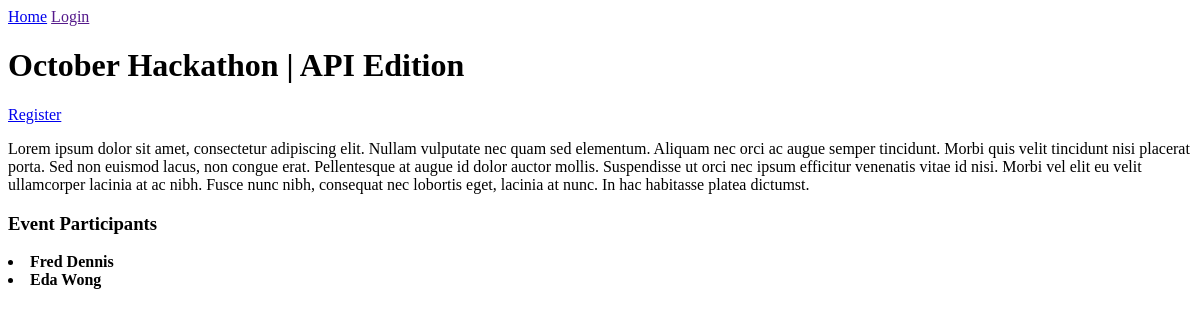
/event/1/, run on an earlier commit of the app's database.
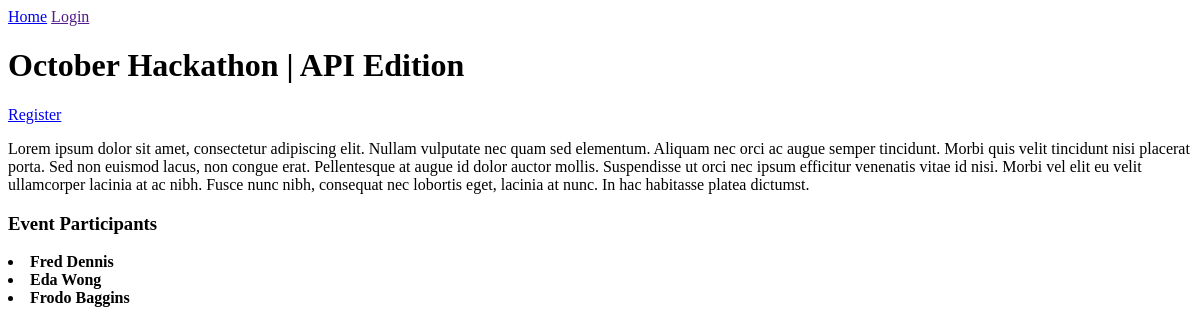
And on a later commit of the database.
### base/models.py (models this page shows, shortened)
class Event(models.Model):
    name = models.CharField(max_length=200)
    description = models.TextField(max_length=500, null=True, blank=True)
    participants = models.ManyToManyField(User, blank=True)
    date = models.DateTimeField()
    upadated = models.DateTimeField(auto_now=True)
    created = models.DateTimeField(auto_now_add=True)

class User(AbstractUser):
    name = models.CharField(max_length=255, null=True)
    email = models.EmailField(unique=True, null=True)
    bio = models.TextField(null=True, blank=True)
    hackathon_participant = models.BooleanField(null=True,
                                                default=True)
    USERNAME_FIELD = 'email'
    REQUIRED_FIELDS = ['username']

### base/views.py (the view)
# urls.py: path('event/<str:pk>/', views.event_page,
def event_page(request, pk):
    event = Event.objects.get(id=pk)
    context = {'event': event}
    return render(request, 'event.html', context)

### templates/event.html
{% extends 'main.html' %}
{% block content %}
    <h1>{{ event.name }}</h1>
    <a href="{% url 'registration_confirmation' event.id %}">Register</a>
    <p>{{ event.description }}</p>
    <div>
        <h3>Event Participants</h3>
        {% for user in event.participants.all %}
            <li>
                <strong>{{ user.name }}</strong>
            </li>
        {% endfor %}
    </div>
{% endblock content %}

### templates/main.html (shortened to what this page needs)
<!DOCTYPE html>
<html lang="en">
<head>
</head>
<body>
{% include 'navbar.html' %}
{% block content %}
{% endblock content %}
</body>
</html>

### templates/navbar.html
<nav>
    <a href="{% url 'home' %}">Home</a>
    {% if request.user.is_authenticated %}
        <a href="{% url 'account' %}">{{ request.user.name }}'s Profile</a>
        <a href="">Logout</a>
    {% else %}
        <a href="">Login</a>
    {% endif %}
</nav>

What changed in the data, as far as the page shows it:
added User: name "Frodo Baggins"
